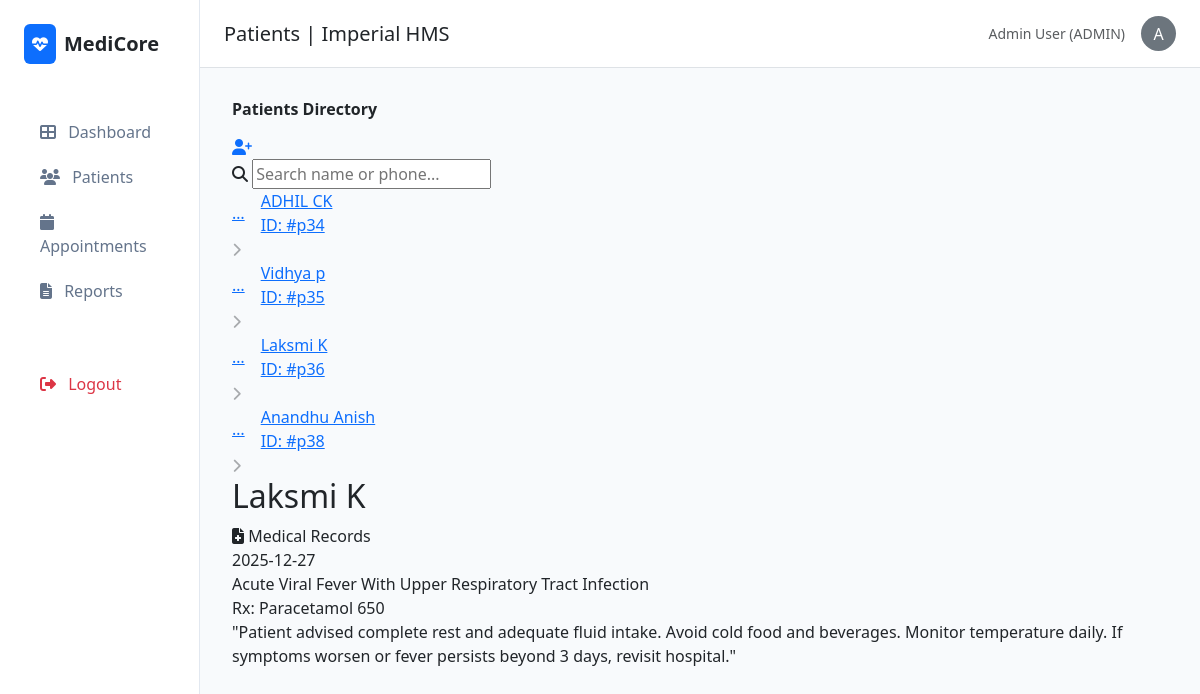
/patients/?p=36 (signed in), run on the app's committed database.
### mainapp/models.py (models this page shows, shortened)
class User(AbstractUser):
    ROLE_CHOICES = [
        ('ADMIN', 'Administrator'),
        ('DOCTOR', 'Doctor'),
        ('STAFF', 'Staff'),
        ('PATIENT', 'Patient'),
    ]
    name = models.CharField(max_length=100)
    email = models.EmailField(unique=True)
    role = models.CharField(max_length=10, choices=ROLE_CHOICES, default='PATIENT')
    avatar = models.ImageField(upload_to='avatars/', blank=True, null=True)
    phone = models.CharField(max_length=15, blank=True)
    is_active_user = models.BooleanField(default=True)
    email_verified = models.BooleanField(default=False)
    first_login = models.BooleanField(default=True)
    def get_full_name(self):
        return self.name or self.username

class MedicalHistory(models.Model):
    patient = models.ForeignKey(User, on_delete=models.CASCADE, limit_choices_to={'role': 'PATIENT'}, related_name='patient_medical_history')
    doctor = models.ForeignKey(User, on_delete=models.CASCADE, limit_choices_to={'role': 'DOCTOR'}, related_name='doctor_medical_history')
    appointment = models.ForeignKey(Appointment, on_delete=models.SET_NULL, null=True, blank=True)
    diagnosis = models.TextField()
    treatment = models.TextField()
    symptoms = models.TextField(blank=True)
    vital_signs = models.JSONField(default=dict, blank=True)
    lab_results = models.TextField(blank=True)
    follow_up_date = models.DateField(null=True, blank=True)
    date = models.DateTimeField(auto_now_add=True)

### mainapp/views.py (the view)
# urls.py: path('patients/', views.patient_list, name='patient_list'),
@role_required(['ADMIN', 'DOCTOR', 'STAFF'])
def patient_list(request):
    if request.user.role == 'DOCTOR':
        patients = User.objects.filter(role='PATIENT', patient_appointments__doctor=request.user).distinct()
    else:
        patients = User.objects.filter(role='PATIENT')
    selected_patient_id = request.GET.get('p')
    selected_patient = None
    medical_history = []
    if selected_patient_id:
        selected_patient = get_object_or_404(User, id=selected_patient_id, role='PATIENT')
    elif patients.exists():
        selected_patient = patients.first()
    if selected_patient:
        medical_history = MedicalHistory.objects.filter(patient=selected_patient).order_by('-date')
    if request.user.role == 'DOCTOR':
        base_template = 'base_doctor.html'
    elif request.user.role == 'STAFF':
        base_template = 'base_staff.html'
    else:
        base_template = 'base.html'
    return render(request, 'patient_list.html', {
        'patients': patients,
        'selected_patient': selected_patient,
        'medical_history': medical_history,
        'base_template': base_template
    })

### mainapp/context_processors.py (called while the page is built)
def notifications_context(request):
    if request.user.is_authenticated:
        unread_count = Notification.objects.filter(user=request.user, is_read=False).count()
        return {'unread_notifications_count': unread_count}
    return {'unread_notifications_count': 0}

### templates/patient_list.html (shortened to what this page needs)
{% extends base_template|default:'base.html' %}
{% block title %}Patients | Imperial HMS{% endblock %}
{% block content %}
<div class="split-layout">
    <div class="directory-card">
        <div class="directory-header">
            <h6 class="fw-bold mb-3">Patients Directory</h6>
            {% if request.user.role == 'STAFF' or request.user.role == 'ADMIN' %}
            <a href="#" class="btn-add-small" id="open-register-btn" title="Register Patient">
                <i class="fas fa-user-plus"></i>
            </a>
            {% endif %}
            <div class="search-wrapper">
                <i class="fas fa-search"></i>
                <input type="text" class="search-input" placeholder="Search name or phone...">
            </div>
        </div>
        <div class="patient-list">
            {% for p in patients %}
            <a href="?p={{ p.id }}" class="patient-item {% if selected_patient.id == p.id %}active{% endif %}">
                <div class="d-flex align-items-center gap-3">
                    <div class="p-init">{{ p.name|truncatechars:1|upper }}</div>
                    <div class="p-info">
                        <div class="name">{{ p.name }}</div>
                        <div class="id">ID: #p{{ p.id }}</div>
                    </div>
                </div>
                <i class="fas fa-chevron-right text-muted opacity-50 small"></i>
            </a>
            {% endfor %}
        </div>
    </div>
    <div class="detail-container">
        {% if selected_patient %}
        <div class="detail-main-card">
            <div class="p-header">
                <h2>{{ selected_patient.name }}</h2>
            </div>
            <div class="section-header">
                <i class="fas fa-file-medical"></i> Medical Records
            </div>
            <div class="history-list">
                {% for history in medical_history %}
                <div class="history-item">
                    <div class="h-date">{{ history.date|date:"Y-m-d" }}</div>
                    <div class="h-diagnosis">{{ history.diagnosis }}</div>
                    <div class="h-rx">Rx: {{ history.treatment }}</div>
                    <div class="h-notes">"{{ history.symptoms }}"</div>
                </div>
                {% empty %}
                <div class="text-center py-4 text-muted small">No previous medical records found.</div>
                {% endfor %}
            </div>
        </div>
        {% else %}
        <div class="detail-main-card text-center py-5">
            <p class="text-muted">Select a patient to view details</p>
        </div>
        {% endif %}
    </div>
</div>
{% endblock %}

### templates/base.html (shortened to what this page needs)
<!DOCTYPE html>
<html lang="en">
<head>
    <link href="https://cdn.jsdelivr.net/npm/bootstrap@5.3.0/dist/css/bootstrap.min.css" rel="stylesheet">
    <link rel="stylesheet" href="https://cdnjs.cloudflare.com/ajax/libs/font-awesome/6.4.0/css/all.min.css">
</head>
<body>
    <div class="container-fluid">
        <div class="row">
            {% if user.is_authenticated %}
            <div class="col-md-2 sidebar p-4 d-none d-md-block">
                <div class="d-flex align-items-center gap-2 mb-5">
                    <div class="bg-primary text-white p-2 rounded"><i class="fas fa-heartbeat"></i></div>
                    <h5 class="mb-0 fw-bold">MediCore</h5>
                </div>
                <nav class="nav flex-column">
                    <a class="nav-link" href="{% url 'dashboard' %}"><i class="fas fa-th-large me-2"></i> Dashboard</a>
                    {% if user.role == 'ADMIN' or user.role == 'DOCTOR' or user.role == 'STAFF' %}
                    <a class="nav-link" href="{% url 'patient_list' %}"><i class="fas fa-users me-2"></i> Patients</a>
                    {% endif %}
                    <a class="nav-link" href="{% url 'appointment_list' %}"><i class="fas fa-calendar me-2"></i> Appointments</a>
                    {% if user.role == 'ADMIN' %}
                    <a class="nav-link" href="{% url 'reports' %}"><i class="fas fa-file-alt me-2"></i> Reports</a>
                    {% endif %}
                    <a class="nav-link text-danger mt-5" href="{% url 'logout' %}"><i class="fas fa-sign-out-alt me-2"></i> Logout</a>
                </nav>
            </div>
            {% endif %}
            <div class="col-md-{% if user.is_authenticated %}10{% else %}12{% endif %} p-0">
                {% if user.is_authenticated %}
                <header class="bg-white border-bottom px-4 py-3 d-flex justify-content-between align-items-center">
                    <h5 class="m-0">{% block title %}Dashboard{% endblock %}</h5>
                    <div class="d-flex align-items-center gap-3">
                        <span class="text-muted small">{{ user.get_full_name }} ({{ user.role }})</span>
                        <div class="bg-secondary text-white rounded-circle d-flex align-items-center justify-content-center" style="width: 35px; height: 35px;">
                            {{ user.username.0|upper }}
                        </div>
                    </div>
                </header>
                {% endif %}
                <main class="main-content">
                    {% block content %}{% endblock %}
                </main>
            </div>
        </div>
    </div>
</body>
</html>

### templates/base.html (style rules this page uses)
body { background-color: #f8fafc; font-family: 'Segoe UI', sans-serif; }
.sidebar { background: #fff; min-height: 100vh; border-right: 1px solid #e2e8f0; }
.nav-link { color: #64748b; margin-bottom: 5px; border-radius: 8px; font-weight: 500; }
.main-content { padding: 2rem; }

### data on the page
User: get_full_name "Admin User", role "ADMIN", username.0 "A"
User: name "…", name "ADHIL CK", id "34"
User: name "…", name "Vidhya p", id "35"
User: name "…", name "Laksmi K", id "36"
User: name "…", name "Anandhu Anish", id "38"
MedicalHistory: date "2025-12-27", diagnosis "Acute Viral Fever With Upper Respiratory Tract Infection", treatment "Paracetamol 650", symptoms "Patient advised complete rest and adequate fluid intake. Avoid cold food and beverages. Monitor temperature daily. If symptoms worsen or fever persists beyond 3 days, revisit hospital."
